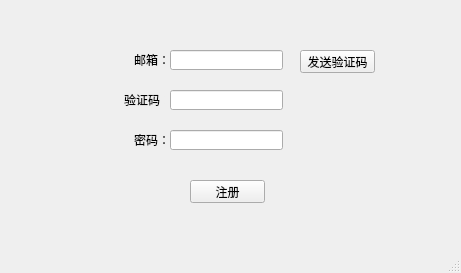
<?xml version="1.0" encoding="UTF-8"?>
<ui version="4.0">
 <class>MainWindow</class>
 <widget class="QMainWindow" name="MainWindow">
  <property name="geometry">
   <rect>
    <x>0</x>
    <y>0</y>
    <width>461</width>
    <height>273</height>
   </rect>
  </property>
  <property name="windowTitle">
   <string>MainWindow</string>
  </property>
  <widget class="QWidget" name="centralwidget">
   <widget class="QLineEdit" name="lineEdit">
    <property name="geometry">
     <rect>
      <x>170</x>
      <y>50</y>
      <width>113</width>
      <height>20</height>
     </rect>
    </property>
   </widget>
   <widget class="QLabel" name="label">
    <property name="geometry">
     <rect>
      <x>134</x>
      <y>52</y>
      <width>31</width>
      <height>16</height>
     </rect>
    </property>
    <property name="text">
     <string>邮箱：</string>
    </property>
   </widget>
   <widget class="QLabel" name="label_2">
    <property name="geometry">
     <rect>
      <x>124</x>
      <y>92</y>
      <width>41</width>
      <height>16</height>
     </rect>
    </property>
    <property name="text">
     <string>验证码：</string>
    </property>
   </widget>
   <widget class="QLineEdit" name="lineEdit_2">
    <property name="geometry">
     <rect>
      <x>170</x>
      <y>90</y>
      <width>113</width>
      <height>20</height>
     </rect>
    </property>
    <property name="text">
     <string/>
    </property>
   </widget>
   <widget class="QPushButton" name="pushButton">
    <property name="geometry">
     <rect>
      <x>190</x>
      <y>180</y>
      <width>75</width>
      <height>23</height>
     </rect>
    </property>
    <property name="text">
     <string>注册</string>
    </property>
   </widget>
   <widget class="QPushButton" name="pushButton_2">
    <property name="geometry">
     <rect>
      <x>300</x>
      <y>50</y>
      <width>75</width>
      <height>23</height>
     </rect>
    </property>
    <property name="text">
     <string>发送验证码</string>
    </property>
   </widget>
   <widget class="QLabel" name="label_3">
    <property name="geometry">
     <rect>
      <x>134</x>
      <y>132</y>
      <width>31</width>
      <height>16</height>
     </rect>
    </property>
    <property name="text">
     <string>密码：</string>
    </property>
   </widget>
   <widget class="QLineEdit" name="lineEdit_3">
    <property name="geometry">
     <rect>
      <x>170</x>
      <y>130</y>
      <width>113</width>
      <height>20</height>
     </rect>
    </property>
    <property name="text">
     <string/>
    </property>
   </widget>
  </widget>
  <widget class="QMenuBar" name="menubar">
   <property name="geometry">
    <rect>
     <x>0</x>
     <y>0</y>
     <width>461</width>
     <height>23</height>
    </rect>
   </property>
  </widget>
  <widget class="QStatusBar" name="statusbar"/>
 </widget>
 <resources/>
 <connections/>
</ui>
